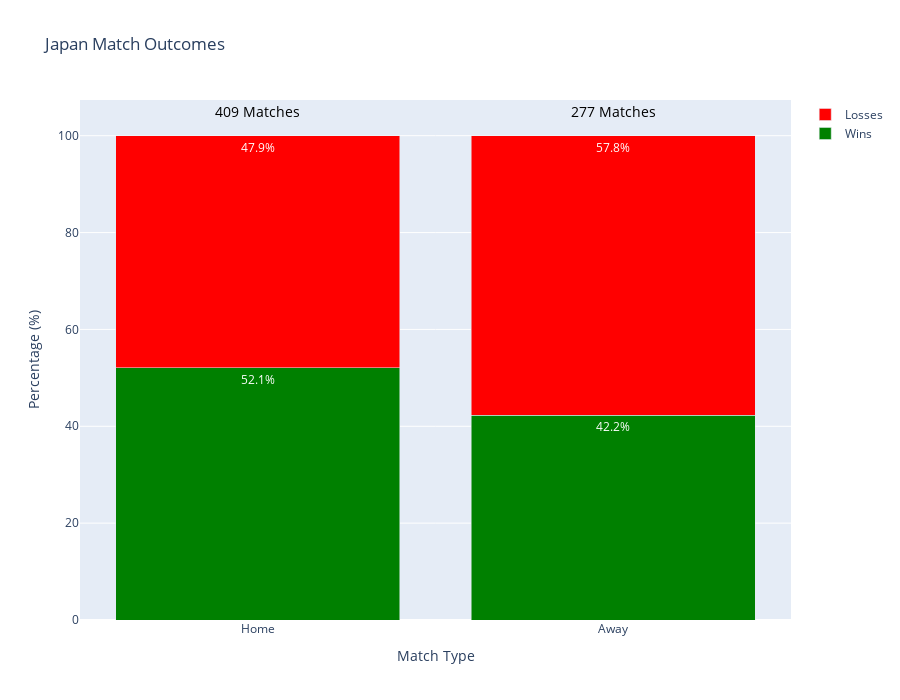

The cell this chart's notebook holds for it:
### Code cell
plot_country_win_stats(df_win, 'Japan')

### Figure 1 — Plotly figure (JSON) as saved in the notebook; plotly's stock layout.template omitted (floating-point values rounded to 4 significant figures)
{"data": [{"hovertemplate": "Matches: <b>%{y:.0f}</b> <extra></extra>", "marker": {"color": "green"}, "name": "Wins", "text": ["52.1%"], "textposition": "inside", "type": "bar", "x": ["Home"], "y": [52.08]}, {"hovertemplate": "Matches: <b>%{y:.0f}</b> <extra></extra>", "marker": {"color": "red"}, "name": "Losses", "text": ["47.9%"], "textposition": "inside", "type": "bar", "x": ["Home"], "y": [47.92]}, {"hovertemplate": "Matches: <b>%{y:.0f}</b> <extra></extra>", "marker": {"color": "green"}, "showlegend": false, "text": ["42.2%"], "textposition": "inside", "type": "bar", "x": ["Away"], "y": [42.24]}, {"hovertemplate": "Matches: <b>%{y:.0f}</b> <extra></extra>", "marker": {"color": "red"}, "showlegend": false, "text": ["57.8%"], "textposition": "inside", "type": "bar", "x": ["Away"], "y": [57.76]}], "layout": {"annotations": [{"font": {"color": "black", "size": 14}, "showarrow": false, "text": "409 Matches", "x": "Home", "y": 105}, {"font": {"color": "black", "size": 14}, "showarrow": false, "text": "277 Matches", "x": "Away", "y": 105}], "barmode": "stack", "height": 700, "title": {"text": "Japan Match Outcomes"}, "width": 900, "xaxis": {"title": {"text": "Match Type"}}, "yaxis": {"title": {"text": "Percentage (%)"}}}}
